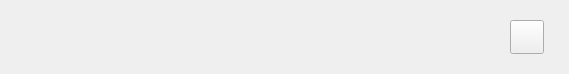
<?xml version="1.0" encoding="UTF-8"?>
<ui version="4.0">
 <class>SingleItemWidget</class>
 <widget class="QWidget" name="SingleItemWidget">
  <property name="geometry">
   <rect>
    <x>0</x>
    <y>0</y>
    <width>569</width>
    <height>74</height>
   </rect>
  </property>
  <property name="windowTitle">
   <string>Item</string>
  </property>
  <property name="styleSheet">
   <string notr="true"/>
  </property>
  <widget class="QFrame" name="frame">
   <property name="geometry">
    <rect>
     <x>0</x>
     <y>74</y>
     <width>571</width>
     <height>1</height>
    </rect>
   </property>
   <property name="styleSheet">
    <string notr="true">border:1px solid rgba(255,255,255,1);
color: rgb(255, 255, 255);
opacity:0.08;</string>
   </property>
   <property name="frameShape">
    <enum>QFrame::StyledPanel</enum>
   </property>
   <property name="frameShadow">
    <enum>QFrame::Raised</enum>
   </property>
  </widget>
  <widget class="QLabel" name="label_ItemDate">
   <property name="geometry">
    <rect>
     <x>20</x>
     <y>51</y>
     <width>96</width>
     <height>12</height>
    </rect>
   </property>
   <property name="text">
    <string/>
   </property>
  </widget>
  <widget class="QLabel" name="label_Item">
   <property name="geometry">
    <rect>
     <x>20</x>
     <y>20</y>
     <width>300</width>
     <height>15</height>
    </rect>
   </property>
   <property name="text">
    <string/>
   </property>
  </widget>
  <widget class="QPushButton" name="pushButtonDel">
   <property name="geometry">
    <rect>
     <x>510</x>
     <y>20</y>
     <width>34</width>
     <height>34</height>
    </rect>
   </property>
   <property name="text">
    <string/>
   </property>
   <property name="checkable">
    <bool>false</bool>
   </property>
   <property name="checked">
    <bool>false</bool>
   </property>
  </widget>
 </widget>
 <resources/>
 <connections/>
</ui>
